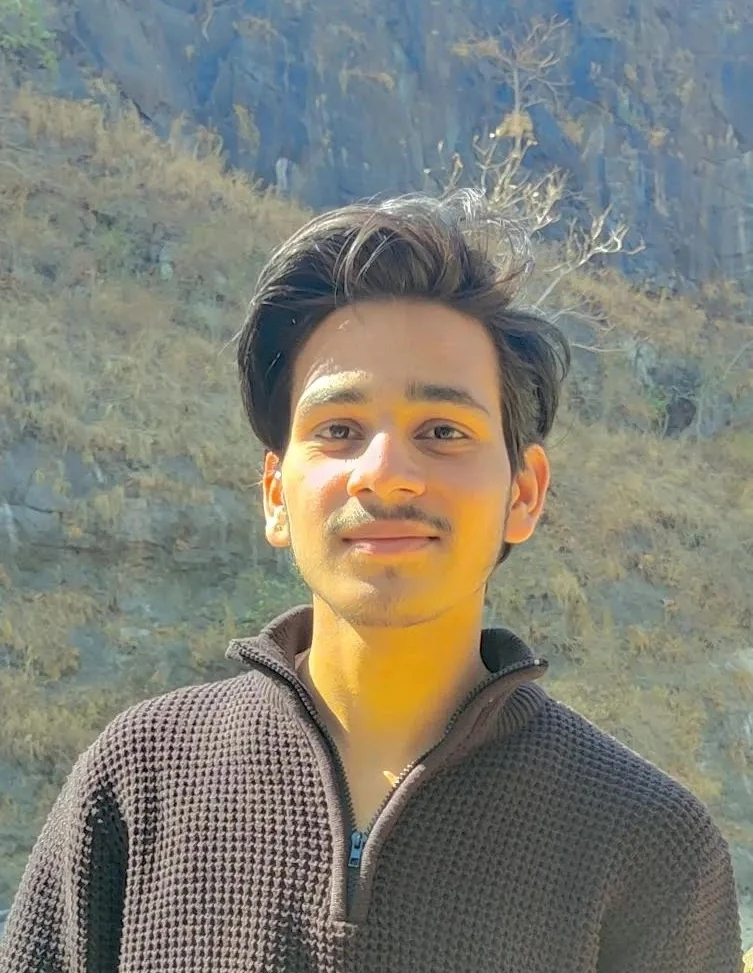
#> input picture Image to pencil sketch/Sanskaaar.jpg, 753 x 973 px
$ python 'Image to Pencil Sketch with Python.py'
#> lines starting #> are read from the running program, lines starting #| are printed output that depends on the picture
# Image to Pencil Sketch With Python¶

# ##
# ## Importing neccesaary Libraries / Packages

# In[1]:


import cv2
import numpy as np
import plotly.express as px


# ## Loading Images

# In[2]:


img = cv2.imread('Sanskaaar.jpg')
#> img is the input picture: shape (973, 753, 3); mean B, G, R 118.9, 128.6, 128.6
img = cv2.cvtColor(img,cv2.COLOR_BGR2RGB)


# In[3]:


imgs=px.imshow(img)
#imgs.update_layout(width=990, height=600 ,margin=dict(l=20, r=20, b=10, t=10))
imgs.update_xaxes(showticklabels=False).update_yaxes(showticklabels=False)
imgs.show()


# ## Resizing Image Shape

# In[4]:


scale_percent = 0.60


# In[5]:


width = int(img.shape[1]*scale_percent)
#> width = 451
height = int(img.shape[0]*scale_percent)
#> height = 583


# In[6]:


dim = (width,height)
#> dim = (451, 583)
resized = cv2.resize(img,dim,interpolation = cv2.INTER_AREA)


# In[7]:


res=px.imshow(resized)
res.update_xaxes(showticklabels=False).update_yaxes(showticklabels=False)
res.show()


# ## Sharpening Image

# In[8]:


kernel_sharpening = np.array([[-1,-1,-1],
                              [-1, 9,-1],
                              [-1,-1,-1]])
sharpened = cv2.filter2D(resized,-1,kernel_sharpening)
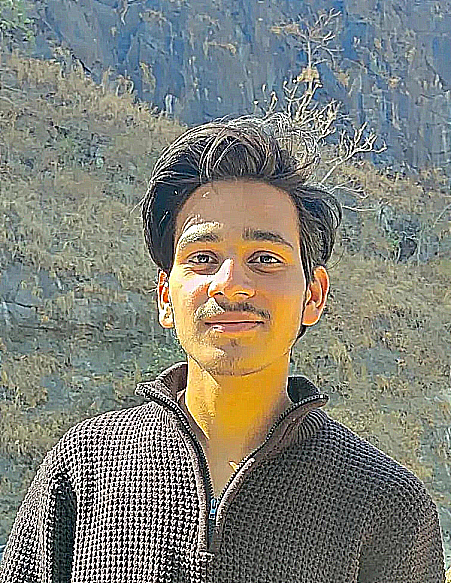
#> sharpened: shape (583, 451, 3); mean R, G, B 128.6, 129.4, 120.3


# In[9]:


sharp=px.imshow(sharpened)
sharp.update_xaxes(showticklabels=False).update_yaxes(showticklabels=False)
sharp.show()


# ## Converting an image into gray_scale image

# In[10]:


grayscale = cv2.cvtColor(sharpened , cv2.COLOR_BGR2GRAY)
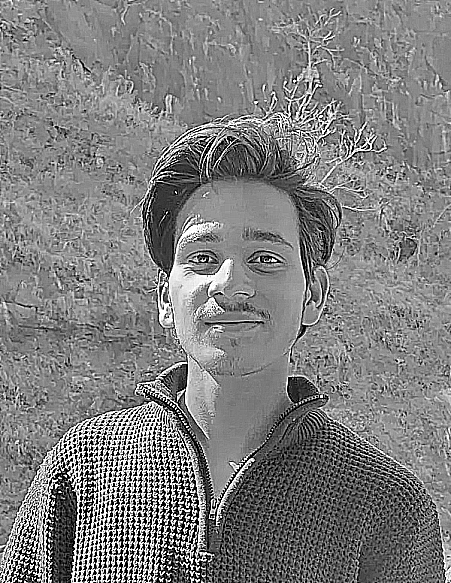
#> grayscale: shape (583, 451); min 0, max 255, mean 126.6


# In[11]:


gray = px.imshow(grayscale, color_continuous_scale='gray')
gray.update_xaxes(showticklabels=False).update_yaxes(showticklabels=False)
gray.show()


# ## Inverting the Image

# In[12]:


invs = 255-grayscale
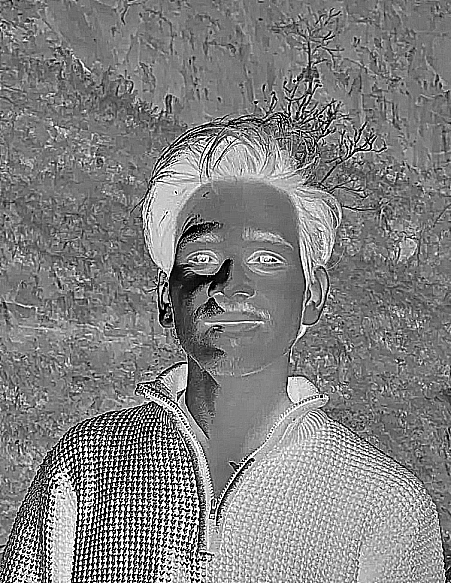
#> invs: shape (583, 451); min 0, max 255, mean 128.4


# In[13]:


inv=px.imshow(invs,color_continuous_scale='gray')
inv.update_xaxes(showticklabels=False).update_yaxes(showticklabels=False)
inv.show()


# ## Smoothing the Image

# In[14]:


gauss = cv2.GaussianBlur(invs,ksize=(15,15),sigmaX=0,sigmaY=0)
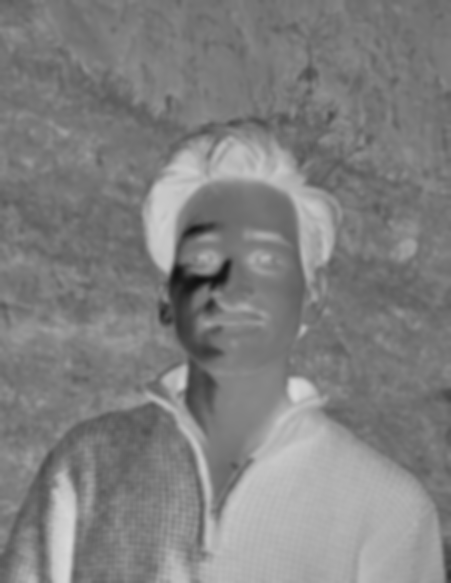
#> gauss: shape (583, 451); min 17, max 216, mean 128.4


# In[15]:


gaus=px.imshow(gauss,color_continuous_scale='gray')
gaus.update_xaxes(showticklabels=False).update_yaxes(showticklabels=False)
gaus.show()


# ## Obtaining the Final Sketch

# In[16]:


def dodgeV2(image,mask):
    return cv2.divide(image,255-mask,scale=256)
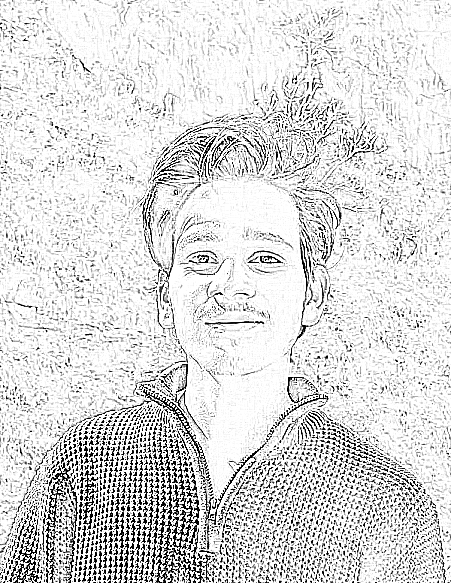
#> returned value: shape (583, 451); min 0, max 255, mean 218.1

pencil_img = dodgeV2(grayscale,gauss)


# In[17]:


sketch=px.imshow(pencil_img,color_continuous_scale='gray')
#sketch.update_layout(width=990, height=600 ,margin=dict(l=20, r=20, b=10, t=10))
sketch.update_layout(coloraxis_showscale=False)
sketch.update_xaxes(showticklabels=False).update_yaxes(showticklabels=False)
sketch.show()


# # THANK YOU !
